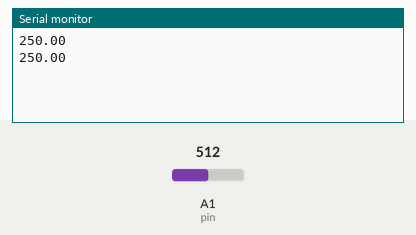
A sketch run on a simulated Arduino Uno, built with avr-gcc and run on an emulated ATmega328P. Shown: the last lines printed to the serial monitor. The inputs (shaded band) are chosen by the test bench; at power-on: A1 (pin) = 512.

Above: at 3.8 s.
3.9 s: A1 (pin) set to 716
At 5.5 s:
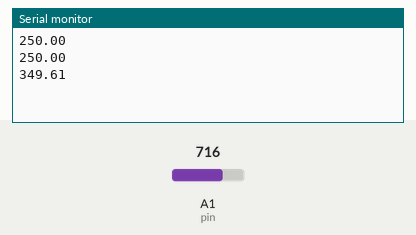
6.1 s: A1 (pin) set to 900
At 6.1 s:
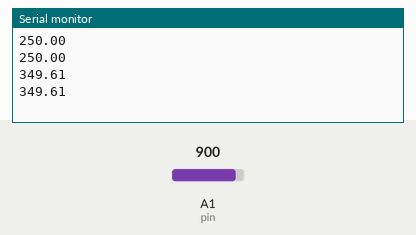
Timing chart, 0 to 9.1 s (numbered marks = the images above; inputs shaded):
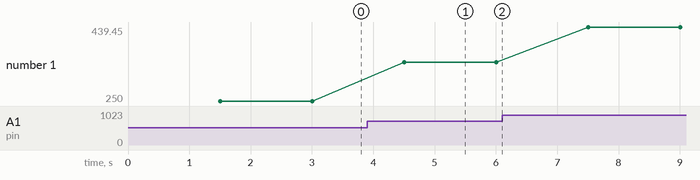

Measured:
- after the input at 3.9 s, the serial monitor: prints a new line after 0.60 s (image 1)
- plotted number 1: 250 → 349.61 after the input at 3.9 s, 349.61 → 439.45 after the input at 6.1 s

The sketch:

temp.ino
```cpp
int temp;
int pin = 1;

void setup() {
  Serial.begin(9600);
}

void loop() {
  delay(1500);
  temp = analogRead(pin);
  float celsius = ((temp/1024.0)*5000)/10.0;
  Serial.println(celsius);
}
```
